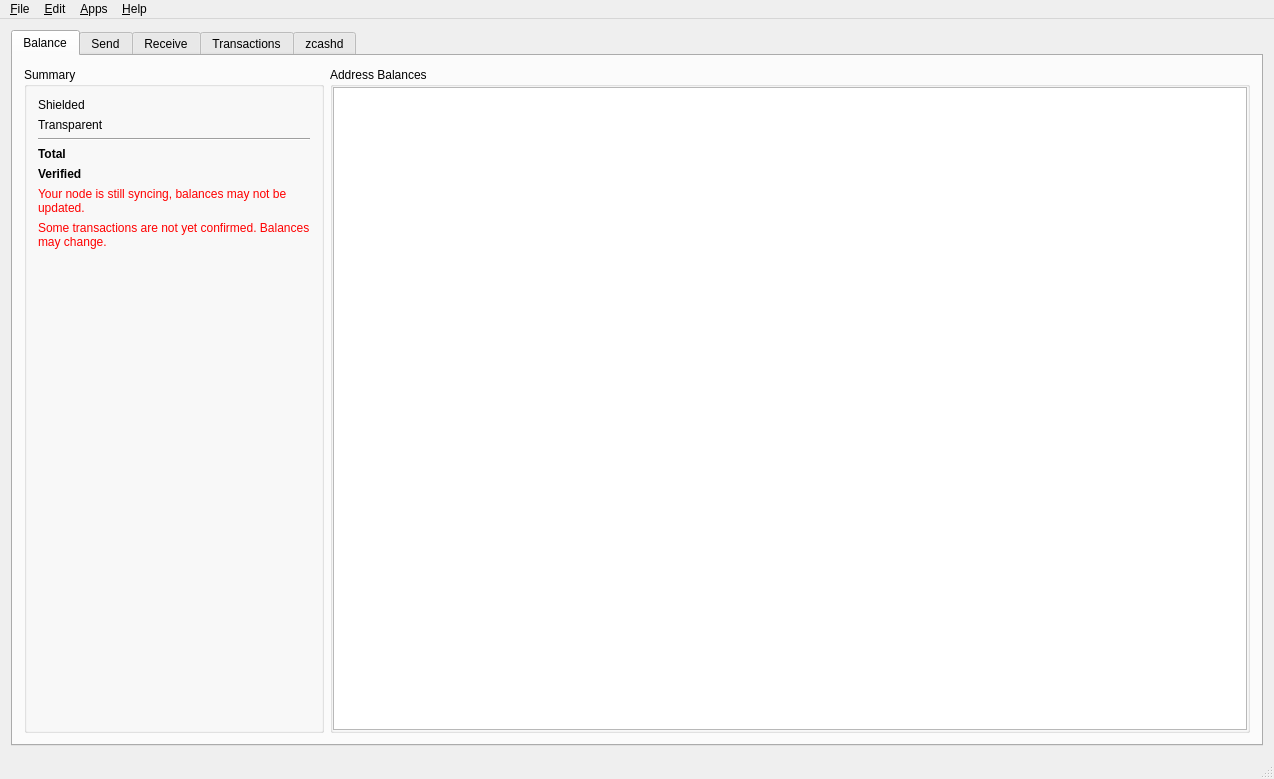
<?xml version="1.0" encoding="UTF-8"?>
<ui version="4.0">
 <class>MainWindow</class>
 <widget class="QMainWindow" name="MainWindow">
  <property name="geometry">
   <rect>
    <x>0</x>
    <y>0</y>
    <width>1274</width>
    <height>779</height>
   </rect>
  </property>
  <property name="windowTitle">
   <string>YecLite</string>
  </property>
  <property name="windowIcon">
   <iconset resource="../application.qrc">
    <normaloff>:/icons/res/icon.ico</normaloff>:/icons/res/icon.ico</iconset>
  </property>
  <widget class="QWidget" name="centralWidget">
   <layout class="QGridLayout" name="gridLayout_3">
    <item row="0" column="0">
     <widget class="QTabWidget" name="tabWidget">
      <property name="currentIndex">
       <number>0</number>
      </property>
      <widget class="QWidget" name="tab">
       <attribute name="title">
        <string>Balance</string>
       </attribute>
       <layout class="QGridLayout" name="gridLayout_2">
        <item row="0" column="0">
         <layout class="QHBoxLayout" name="horizontalLayout_5">
          <item>
           <widget class="QGroupBox" name="groupBox">
            <property name="minimumSize">
             <size>
              <width>250</width>
              <height>0</height>
             </size>
            </property>
            <property name="title">
             <string>Summary</string>
            </property>
            <property name="flat">
             <bool>false</bool>
            </property>
            <layout class="QGridLayout" name="gridLayout">
             <item row="0" column="0">
              <layout class="QVBoxLayout" name="verticalLayout">
               <item>
                <layout class="QHBoxLayout" name="horizontalLayout">
                 <item>
                  <widget class="QLabel" name="label">
                   <property name="sizePolicy">
                    <sizepolicy hsizetype="Minimum" vsizetype="Preferred">
                     <horstretch>0</horstretch>
                     <verstretch>0</verstretch>
                    </sizepolicy>
                   </property>
                   <property name="text">
                    <string>Shielded</string>
                   </property>
                  </widget>
                 </item>
                 <item>
                  <widget class="QLabel" name="balSheilded">
                   <property name="text">
                    <string/>
                   </property>
                   <property name="alignment">
                    <set>Qt::AlignRight|Qt::AlignTrailing|Qt::AlignVCenter</set>
                   </property>
                  </widget>
                 </item>
                </layout>
               </item>
               <item>
                <layout class="QHBoxLayout" name="horizontalLayout_2">
                 <item>
                  <widget class="QLabel" name="label_2">
                   <property name="sizePolicy">
                    <sizepolicy hsizetype="Minimum" vsizetype="Preferred">
                     <horstretch>0</horstretch>
                     <verstretch>0</verstretch>
                    </sizepolicy>
                   </property>
                   <property name="text">
                    <string>Transparent</string>
                   </property>
                  </widget>
                 </item>
                 <item>
                  <widget class="QLabel" name="balTransparent">
                   <property name="text">
                    <string/>
                   </property>
                   <property name="alignment">
                    <set>Qt::AlignRight|Qt::AlignTrailing|Qt::AlignVCenter</set>
                   </property>
                  </widget>
                 </item>
                </layout>
               </item>
               <item>
                <widget class="Line" name="line">
                 <property name="orientation">
                  <enum>Qt::Horizontal</enum>
                 </property>
                </widget>
               </item>
               <item>
                <layout class="QHBoxLayout" name="horizontalLayout_3">
                 <item>
                  <widget class="QLabel" name="label_3">
                   <property name="sizePolicy">
                    <sizepolicy hsizetype="Minimum" vsizetype="Preferred">
                     <horstretch>0</horstretch>
                     <verstretch>0</verstretch>
                    </sizepolicy>
                   </property>
                   <property name="font">
                    <font>
                     <weight>75</weight>
                     <bold>true</bold>
                    </font>
                   </property>
                   <property name="text">
                    <string>Total</string>
                   </property>
                  </widget>
                 </item>
                 <item>
                  <widget class="QLabel" name="balTotal">
                   <property name="font">
                    <font>
                     <weight>75</weight>
                     <bold>true</bold>
                    </font>
                   </property>
                   <property name="text">
                    <string/>
                   </property>
                   <property name="alignment">
                    <set>Qt::AlignRight|Qt::AlignTrailing|Qt::AlignVCenter</set>
                   </property>
                  </widget>
                 </item>
                </layout>
               </item>
               <item>
                <layout class="QHBoxLayout" name="horizontalLayout_17">
                 <item>
                  <widget class="QLabel" name="label_15">
                   <property name="font">
                    <font>
                     <weight>75</weight>
                     <bold>true</bold>
                    </font>
                   </property>
                   <property name="text">
                    <string>Verified</string>
                   </property>
                  </widget>
                 </item>
                 <item>
                  <widget class="QLabel" name="balVerified">
                   <property name="font">
                    <font>
                     <weight>75</weight>
                     <bold>true</bold>
                    </font>
                   </property>
                   <property name="text">
                    <string/>
                   </property>
                   <property name="alignment">
                    <set>Qt::AlignRight|Qt::AlignTrailing|Qt::AlignVCenter</set>
                   </property>
                  </widget>
                 </item>
                </layout>
               </item>
               <item>
                <widget class="QLabel" name="lblSyncWarning">
                 <property name="styleSheet">
                  <string notr="true">color:red;</string>
                 </property>
                 <property name="text">
                  <string>Your node is still syncing, balances may not be updated.</string>
                 </property>
                 <property name="wordWrap">
                  <bool>true</bool>
                 </property>
                </widget>
               </item>
               <item>
                <widget class="QLabel" name="unconfirmedWarning">
                 <property name="sizePolicy">
                  <sizepolicy hsizetype="Minimum" vsizetype="Preferred">
                   <horstretch>0</horstretch>
                   <verstretch>0</verstretch>
                  </sizepolicy>
                 </property>
                 <property name="styleSheet">
                  <string notr="true">color: red;</string>
                 </property>
                 <property name="text">
                  <string>Some transactions are not yet confirmed. Balances may change.</string>
                 </property>
                 <property name="wordWrap">
                  <bool>true</bool>
                 </property>
                </widget>
               </item>
               <item>
                <spacer name="verticalSpacer">
                 <property name="orientation">
                  <enum>Qt::Vertical</enum>
                 </property>
                 <property name="sizeHint" stdset="0">
                  <size>
                   <width>20</width>
                   <height>40</height>
                  </size>
                 </property>
                </spacer>
               </item>
              </layout>
             </item>
            </layout>
           </widget>
          </item>
          <item>
           <widget class="QGroupBox" name="groupBox_2">
            <property name="sizePolicy">
             <sizepolicy hsizetype="Expanding" vsizetype="Preferred">
              <horstretch>0</horstretch>
              <verstretch>0</verstretch>
             </sizepolicy>
            </property>
            <property name="title">
             <string>Address Balances</string>
            </property>
            <layout class="QHBoxLayout" name="horizontalLayout_4">
             <property name="spacing">
              <number>6</number>
             </property>
             <property name="leftMargin">
              <number>0</number>
             </property>
             <property name="topMargin">
              <number>0</number>
             </property>
             <property name="rightMargin">
              <number>0</number>
             </property>
             <property name="bottomMargin">
              <number>0</number>
             </property>
             <item>
              <widget class="QTableView" name="balancesTable">
               <property name="selectionMode">
                <enum>QAbstractItemView::SingleSelection</enum>
               </property>
               <property name="selectionBehavior">
                <enum>QAbstractItemView::SelectRows</enum>
               </property>
               <property name="cornerButtonEnabled">
                <bool>false</bool>
               </property>
               <attribute name="horizontalHeaderShowSortIndicator" stdset="0">
                <bool>false</bool>
               </attribute>
               <attribute name="horizontalHeaderStretchLastSection">
                <bool>true</bool>
               </attribute>
               <attribute name="verticalHeaderVisible">
                <bool>false</bool>
               </attribute>
              </widget>
             </item>
            </layout>
           </widget>
          </item>
         </layout>
        </item>
       </layout>
      </widget>
      <widget class="QWidget" name="tab_2">
       <attribute name="title">
        <string>Send</string>
       </attribute>
       <layout class="QVBoxLayout" name="verticalLayout_4">
        <item>
         <widget class="QGroupBox" name="groupBox_4">
          <property name="autoFillBackground">
           <bool>false</bool>
          </property>
          <property name="title">
           <string/>
          </property>
          <property name="flat">
           <bool>false</bool>
          </property>
          <layout class="QHBoxLayout" name="horizontalLayout_8">
           <item>
            <spacer name="horizontalSpacer_6">
             <property name="orientation">
              <enum>Qt::Horizontal</enum>
             </property>
             <property name="sizeHint" stdset="0">
              <size>
               <width>40</width>
               <height>20</height>
              </size>
             </property>
            </spacer>
           </item>
           <item>
            <widget class="QLabel" name="label_5">
             <property name="font">
              <font>
               <weight>75</weight>
               <bold>true</bold>
              </font>
             </property>
             <property name="text">
              <string>Total verified funds available:</string>
             </property>
            </widget>
           </item>
           <item>
            <widget class="QLabel" name="txtAvailableZEC">
             <property name="text">
              <string/>
             </property>
            </widget>
           </item>
           <item>
            <widget class="QLabel" name="txtAvailableUSD">
             <property name="text">
              <string/>
             </property>
            </widget>
           </item>
           <item>
            <spacer name="horizontalSpacer_8">
             <property name="orientation">
              <enum>Qt::Horizontal</enum>
             </property>
             <property name="sizeHint" stdset="0">
              <size>
               <width>40</width>
               <height>20</height>
              </size>
             </property>
            </spacer>
           </item>
          </layout>
         </widget>
        </item>
        <item>
         <widget class="QGroupBox" name="groupBox_3">
          <property name="title">
           <string>Send To</string>
          </property>
          <property name="flat">
           <bool>false</bool>
          </property>
          <layout class="QVBoxLayout" name="verticalLayout_3">
           <property name="leftMargin">
            <number>0</number>
           </property>
           <property name="topMargin">
            <number>0</number>
           </property>
           <property name="rightMargin">
            <number>0</number>
           </property>
           <property name="bottomMargin">
            <number>0</number>
           </property>
           <item>
            <widget class="QScrollArea" name="sendToScrollArea">
             <property name="sizeAdjustPolicy">
              <enum>QAbstractScrollArea::AdjustToContents</enum>
             </property>
             <property name="widgetResizable">
              <bool>true</bool>
             </property>
             <widget class="QWidget" name="sendToWidgets">
              <property name="geometry">
               <rect>
                <x>0</x>
                <y>0</y>
                <width>1226</width>
                <height>504</height>
               </rect>
              </property>
              <layout class="QVBoxLayout" name="sendToLayout">
               <item>
                <widget class="QGroupBox" name="verticalGroupBox">
                 <property name="title">
                  <string>Recipient</string>
                 </property>
                 <layout class="QVBoxLayout" name="sendAddressLayout">
                  <item>
                   <layout class="QHBoxLayout" name="horizontalLayout_12">
                    <item>
                     <widget class="QLabel" name="label_4">
                      <property name="text">
                       <string>Address</string>
                      </property>
                     </widget>
                    </item>
                    <item>
                     <widget class="QLineEdit" name="Address1">
                      <property name="placeholderText">
                       <string>Address</string>
                      </property>
                     </widget>
                    </item>
                    <item>
                     <widget class="QPushButton" name="AddressBook1">
                      <property name="text">
                       <string>Address Book</string>
                      </property>
                     </widget>
                    </item>
                   </layout>
                  </item>
                  <item>
                   <layout class="QHBoxLayout" name="horizontalLayout_13">
                    <item>
                     <widget class="QLabel" name="label_6">
                      <property name="text">
                       <string>Amount</string>
                      </property>
                     </widget>
                    </item>
                    <item>
                     <widget class="QLineEdit" name="Amount1">
                      <property name="baseSize">
                       <size>
                        <width>200</width>
                        <height>0</height>
                       </size>
                      </property>
                      <property name="alignment">
                       <set>Qt::AlignRight|Qt::AlignTrailing|Qt::AlignVCenter</set>
                      </property>
                      <property name="placeholderText">
                       <string>Amount</string>
                      </property>
                     </widget>
                    </item>
                    <item>
                     <widget class="QLabel" name="AmtUSD1">
                      <property name="text">
                       <string/>
                      </property>
                     </widget>
                    </item>
                    <item>
                     <widget class="QCheckBox" name="Max1">
                      <property name="text">
                       <string>Max Available</string>
                      </property>
                     </widget>
                    </item>
                    <item>
                     <spacer name="horizontalSpacer_4">
                      <property name="orientation">
                       <enum>Qt::Horizontal</enum>
                      </property>
                      <property name="sizeHint" stdset="0">
                       <size>
                        <width>40</width>
                        <height>20</height>
                       </size>
                      </property>
                     </spacer>
                    </item>
                    <item>
                     <widget class="QPushButton" name="MemoBtn1">
                      <property name="enabled">
                       <bool>true</bool>
                      </property>
                      <property name="toolTip">
                       <string/>
                      </property>
                      <property name="text">
                       <string>Memo</string>
                      </property>
                     </widget>
                    </item>
                   </layout>
                  </item>
                  <item>
                   <widget class="QLabel" name="MemoTxt1">
                    <property name="font">
                     <font>
                      <pointsize>10</pointsize>
                     </font>
                    </property>
                    <property name="text">
                     <string/>
                    </property>
                    <property name="wordWrap">
                     <bool>true</bool>
                    </property>
                   </widget>
                  </item>
                 </layout>
                </widget>
               </item>
               <item>
                <layout class="QHBoxLayout" name="horizontalLayout_7">
                 <item>
                  <spacer name="horizontalSpacer_2">
                   <property name="orientation">
                    <enum>Qt::Horizontal</enum>
                   </property>
                   <property name="sizeHint" stdset="0">
                    <size>
                     <width>40</width>
                     <height>20</height>
                    </size>
                   </property>
                  </spacer>
                 </item>
                 <item>
                  <widget class="QPushButton" name="addAddressButton">
                   <property name="baseSize">
                    <size>
                     <width>200</width>
                     <height>0</height>
                    </size>
                   </property>
                   <property name="text">
                    <string>Add Recipient</string>
                   </property>
                  </widget>
                 </item>
                 <item>
                  <spacer name="horizontalSpacer_3">
                   <property name="orientation">
                    <enum>Qt::Horizontal</enum>
                   </property>
                   <property name="sizeHint" stdset="0">
                    <size>
                     <width>40</width>
                     <height>20</height>
                    </size>
                   </property>
                  </spacer>
                 </item>
                </layout>
               </item>
               <item>
                <spacer name="verticalSpacer_2">
                 <property name="orientation">
                  <enum>Qt::Vertical</enum>
                 </property>
                 <property name="sizeHint" stdset="0">
                  <size>
                   <width>20</width>
                   <height>40</height>
                  </size>
                 </property>
                </spacer>
               </item>
              </layout>
             </widget>
            </widget>
           </item>
          </layout>
         </widget>
        </item>
        <item>
         <layout class="QHBoxLayout" name="layoutSendRecurring">
          <item>
           <widget class="QCheckBox" name="chkRecurring">
            <property name="text">
             <string>Recurring payment</string>
            </property>
           </widget>
          </item>
          <item>
           <widget class="QLabel" name="lblRecurDesc">
            <property name="text">
             <string>Every month, starting 12-May-2012, for 6 payments</string>
            </property>
           </widget>
          </item>
          <item>
           <widget class="QPushButton" name="btnRecurSchedule">
            <property name="text">
             <string>Edit Schedule</string>
            </property>
            <property name="checkable">
             <bool>false</bool>
            </property>
            <property name="checked">
             <bool>false</bool>
            </property>
           </widget>
          </item>
          <item>
           <spacer name="horizontalSpacer_7">
            <property name="orientation">
             <enum>Qt::Horizontal</enum>
            </property>
            <property name="sizeHint" stdset="0">
             <size>
              <width>40</width>
              <height>20</height>
             </size>
            </property>
           </spacer>
          </item>
         </layout>
        </item>
        <item>
         <layout class="QHBoxLayout" name="horizontalLayout_6">
          <item>
           <widget class="QLabel" name="minerFeeLabel">
            <property name="text">
             <string>Miner Fee</string>
            </property>
           </widget>
          </item>
          <item>
           <widget class="QLineEdit" name="minerFeeAmt">
            <property name="sizePolicy">
             <sizepolicy hsizetype="Preferred" vsizetype="Fixed">
              <horstretch>0</horstretch>
              <verstretch>0</verstretch>
             </sizepolicy>
            </property>
            <property name="text">
             <string>0</string>
            </property>
           </widget>
          </item>
          <item>
           <widget class="QLabel" name="lblMinerFeeUSD">
            <property name="text">
             <string/>
            </property>
           </widget>
          </item>
          <item>
           <widget class="QLabel" name="label_17">
            <property name="text">
             <string notr="true"/>
            </property>
           </widget>
          </item>
          <item>
           <spacer name="horizontalSpacer">
            <property name="orientation">
             <enum>Qt::Horizontal</enum>
            </property>
            <property name="sizeHint" stdset="0">
             <size>
              <width>40</width>
              <height>20</height>
             </size>
            </property>
           </spacer>
          </item>
          <item>
           <widget class="QPushButton" name="sendTransactionButton">
            <property name="baseSize">
             <size>
              <width>100</width>
              <height>0</height>
             </size>
            </property>
            <property name="text">
             <string>Send</string>
            </property>
            <property name="flat">
             <bool>false</bool>
            </property>
           </widget>
          </item>
          <item>
           <widget class="QPushButton" name="cancelSendButton">
            <property name="baseSize">
             <size>
              <width>100</width>
              <height>0</height>
             </size>
            </property>
            <property name="text">
             <string>Cancel</string>
            </property>
           </widget>
          </item>
         </layout>
        </item>
       </layout>
      </widget>
      <widget class="QWidget" name="tab_3">
       <attribute name="title">
        <string>Receive</string>
       </attribute>
       <layout class="QVBoxLayout" name="verticalLayout_5">
        <item>
         <layout class="QVBoxLayout" name="verticalLayout_8">
          <item>
           <widget class="QGroupBox" name="groupBox_6">
            <property name="title">
             <string>Address Type</string>
            </property>
            <property name="flat">
             <bool>false</bool>
            </property>
            <property name="checkable">
             <bool>false</bool>
            </property>
            <layout class="QVBoxLayout" name="verticalLayout_9">
             <item>
              <layout class="QHBoxLayout" name="horizontalLayout_9">
               <item>
                <widget class="QRadioButton" name="rdioZSAddr">
                 <property name="text">
                  <string>z-Addr</string>
                 </property>
                </widget>
               </item>
               <item>
                <widget class="QRadioButton" name="rdioTAddr">
                 <property name="sizePolicy">
                  <sizepolicy hsizetype="Preferred" vsizetype="Fixed">
                   <horstretch>0</horstretch>
                   <verstretch>0</verstretch>
                  </sizepolicy>
                 </property>
                 <property name="text">
                  <string>t-Addr</string>
                 </property>
                </widget>
               </item>
              </layout>
             </item>
             <item>
              <layout class="QHBoxLayout" name="horizontalLayout_10">
               <item>
                <widget class="AddressCombo" name="listReceiveAddresses">
                 <property name="sizePolicy">
                  <sizepolicy hsizetype="Expanding" vsizetype="Fixed">
                   <horstretch>0</horstretch>
                   <verstretch>0</verstretch>
                  </sizepolicy>
                 </property>
                 <property name="duplicatesEnabled">
                  <bool>false</bool>
                 </property>
                </widget>
               </item>
               <item>
                <widget class="QPushButton" name="btnReceiveNewAddr">
                 <property name="text">
                  <string>New Address</string>
                 </property>
                </widget>
               </item>
               <item>
                <widget class="QPushButton" name="btnViewAllAddresses">
                 <property name="text">
                  <string>View All Addresses</string>
                 </property>
                </widget>
               </item>
              </layout>
             </item>
            </layout>
           </widget>
          </item>
          <item>
           <layout class="QHBoxLayout" name="horizontalLayout_11">
            <item>
             <layout class="QVBoxLayout" name="verticalLayout_10">
              <item>
               <layout class="QGridLayout" name="gridLayout_4">
                <item row="1" column="0">
                 <widget class="QLabel" name="label_7">
                  <property name="text">
                   <string>Label</string>
                  </property>
                 </widget>
                </item>
                <item row="1" column="2">
                 <widget class="QPushButton" name="rcvUpdateLabel">
                  <property name="text">
                   <string>Update Label</string>
                  </property>
                 </widget>
                </item>
                <item row="2" column="1" colspan="2">
                 <widget class="QLabel" name="rcvBal">
                  <property name="text">
                   <string/>
                  </property>
                 </widget>
                </item>
                <item row="2" column="0">
                 <widget class="QLabel" name="label_21">
                  <property name="text">
                   <string>Address balance</string>
                  </property>
                 </widget>
                </item>
                <item row="1" column="1">
                 <widget class="QLineEdit" name="rcvLabel">
                  <property name="maxLength">
                   <number>40</number>
                  </property>
                  <property name="placeholderText">
                   <string>Optional</string>
                  </property>
                 </widget>
                </item>
                <item row="0" column="1" colspan="2">
                 <widget class="QPlainTextEdit" name="txtReceive">
                  <property name="sizePolicy">
                   <sizepolicy hsizetype="Expanding" vsizetype="Preferred">
                    <horstretch>0</horstretch>
                    <verstretch>0</verstretch>
                   </sizepolicy>
                  </property>
                  <property name="readOnly">
                   <bool>true</bool>
                  </property>
                 </widget>
                </item>
                <item row="3" column="1" colspan="2">
                 <layout class="QHBoxLayout" name="horizontalLayout_16">
                  <item>
                   <widget class="QPushButton" name="exportKey">
                    <property name="text">
                     <string>Export Private Key</string>
                    </property>
                   </widget>
                  </item>
                  <item>
                   <spacer name="horizontalSpacer_5">
                    <property name="orientation">
                     <enum>Qt::Horizontal</enum>
                    </property>
                    <property name="sizeHint" stdset="0">
                     <size>
                      <width>40</width>
                      <height>20</height>
                     </size>
                    </property>
                   </spacer>
                  </item>
                 </layout>
                </item>
                <item row="0" column="0">
                 <widget class="QLabel" name="label_10">
                  <property name="text">
                   <string>Address</string>
                  </property>
                  <property name="alignment">
                   <set>Qt::AlignLeading|Qt::AlignLeft|Qt::AlignTop</set>
                  </property>
                 </widget>
                </item>
               </layout>
              </item>
              <item>
               <widget class="QLabel" name="lblSyncWarningReceive">
                <property name="styleSheet">
                 <string notr="true">color: red;</string>
                </property>
                <property name="text">
                 <string>Your node is still syncing, balances may not be updated</string>
                </property>
               </widget>
              </item>
              <item>
               <spacer name="verticalSpacer_5">
                <property name="orientation">
                 <enum>Qt::Vertical</enum>
                </property>
                <property name="sizeHint" stdset="0">
                 <size>
                  <width>20</width>
                  <height>40</height>
                 </size>
                </property>
               </spacer>
              </item>
             </layout>
            </item>
            <item>
             <widget class="QRCodeLabel" name="qrcodeDisplay">
              <property name="sizePolicy">
               <sizepolicy hsizetype="Expanding" vsizetype="Expanding">
                <horstretch>0</horstretch>
                <verstretch>0</verstretch>
               </sizepolicy>
              </property>
              <property name="styleSheet">
               <string notr="true">background-color: #fff</string>
              </property>
              <property name="text">
               <string/>
              </property>
             </widget>
            </item>
           </layout>
          </item>
         </layout>
        </item>
       </layout>
      </widget>
      <widget class="QWidget" name="tab_4">
       <attribute name="title">
        <string>Transactions</string>
       </attribute>
       <layout class="QVBoxLayout" name="verticalLayout_2">
        <item>
         <widget class="QTableView" name="transactionsTable">
          <property name="selectionMode">
           <enum>QAbstractItemView::SingleSelection</enum>
          </property>
          <property name="selectionBehavior">
           <enum>QAbstractItemView::SelectRows</enum>
          </property>
          <attribute name="horizontalHeaderStretchLastSection">
           <bool>true</bool>
          </attribute>
         </widget>
        </item>
       </layout>
      </widget>
      <widget class="QWidget" name="tab_5">
       <attribute name="title">
        <string>zcashd</string>
       </attribute>
       <layout class="QVBoxLayout" name="verticalLayout_7">
        <item>
         <layout class="QHBoxLayout" name="horizontalLayout_14">
          <item>
           <widget class="FilledIconLabel" name="zcashdlogo">
            <property name="sizePolicy">
             <sizepolicy hsizetype="Expanding" vsizetype="Expanding">
              <horstretch>0</horstretch>
              <verstretch>0</verstretch>
             </sizepolicy>
            </property>
            <property name="text">
             <string/>
            </property>
            <property name="scaledContents">
             <bool>false</bool>
            </property>
           </widget>
          </item>
          <item>
           <widget class="QGroupBox" name="groupBox_5">
            <property name="title">
             <string/>
            </property>
            <layout class="QGridLayout" name="gridLayout_5">
             <item row="5" column="0" colspan="3">
              <widget class="QLabel" name="label_14">
               <property name="text">
                <string>You are currently not mining</string>
               </property>
              </widget>
             </item>
             <item row="6" column="0">
              <spacer name="verticalSpacer_4">
               <property name="orientation">
                <enum>Qt::Vertical</enum>
               </property>
               <property name="sizeHint" stdset="0">
                <size>
                 <width>20</width>
                 <height>40</height>
                </size>
               </property>
              </spacer>
             </item>
             <item row="2" column="2">
              <widget class="QLabel" name="numconnections">
               <property name="text">
                <string>Loading...</string>
               </property>
              </widget>
             </item>
             <item row="1" column="0">
              <widget class="QLabel" name="heightLabel">
               <property name="text">
                <string>Block height</string>
               </property>
              </widget>
             </item>
             <item row="3" column="2">
              <widget class="QLabel" name="solrate">
               <property name="text">
                <string>Loading...</string>
               </property>
              </widget>
             </item>
             <item row="3" column="0">
              <widget class="QLabel" name="label_12">
               <property name="text">
                <string>Network solution rate</string>
               </property>
              </widget>
             </item>
             <item row="2" column="0">
              <widget class="QLabel" name="label_8">
               <property name="text">
                <string>Connections</string>
               </property>
              </widget>
             </item>
             <item row="1" column="2">
              <widget class="QLabel" name="blockheight">
               <property name="text">
                <string>Loading...</string>
               </property>
              </widget>
             </item>
             <item row="4" column="0" colspan="3">
              <widget class="Line" name="line_2">
               <property name="orientation">
                <enum>Qt::Horizontal</enum>
               </property>
              </widget>
             </item>
             <item row="0" column="0">
              <spacer name="verticalSpacer_3">
               <property name="orientation">
                <enum>Qt::Vertical</enum>
               </property>
               <property name="sizeHint" stdset="0">
                <size>
                 <width>20</width>
                 <height>40</height>
                </size>
               </property>
              </spacer>
             </item>
             <item row="3" column="1">
              <widget class="QLabel" name="label_9">
               <property name="text">
                <string>|</string>
               </property>
              </widget>
             </item>
             <item row="2" column="1">
              <widget class="QLabel" name="label_11">
               <property name="text">
                <string>|</string>
               </property>
              </widget>
             </item>
             <item row="1" column="1">
              <widget class="QLabel" name="label_13">
               <property name="text">
                <string>|</string>
               </property>
              </widget>
             </item>
            </layout>
           </widget>
          </item>
         </layout>
        </item>
       </layout>
      </widget>
     </widget>
    </item>
   </layout>
  </widget>
  <widget class="QMenuBar" name="menuBar">
   <property name="geometry">
    <rect>
     <x>0</x>
     <y>0</y>
     <width>1274</width>
     <height>22</height>
    </rect>
   </property>
   <widget class="QMenu" name="menuFile">
    <property name="title">
     <string>&amp;File</string>
    </property>
    <addaction name="actionRequest_zcash"/>
    <addaction name="actionPay_URI"/>
    <addaction name="separator"/>
    <addaction name="actionExport_All_Private_Keys"/>
    <addaction name="actionExport_Seed"/>
    <addaction name="separator"/>
    <addaction name="actionExport_transactions"/>
    <addaction name="separator"/>
    <addaction name="actionExit"/>
   </widget>
   <widget class="QMenu" name="menuHelp">
    <property name="title">
     <string>&amp;Help</string>
    </property>
    <addaction name="actionDonate"/>
    <addaction name="actionCheck_for_Updates"/>
    <addaction name="actionFile_a_bug"/>
    <addaction name="actionAbout"/>
   </widget>
   <widget class="QMenu" name="menuApps">
    <property name="title">
     <string>&amp;Apps</string>
    </property>
    <addaction name="actionConnect_Mobile_App"/>
   </widget>
   <widget class="QMenu" name="menu_Edit">
    <property name="title">
     <string>&amp;Edit</string>
    </property>
    <addaction name="action_Address_Book"/>
    <addaction name="actionSettings"/>
    <addaction name="action_Recurring_Payments"/>
    <addaction name="separator"/>
    <addaction name="actionEncrypt_Wallet"/>
    <addaction name="actionRemove_Wallet_Encryption"/>
   </widget>
   <addaction name="menuFile"/>
   <addaction name="menu_Edit"/>
   <addaction name="menuApps"/>
   <addaction name="menuHelp"/>
  </widget>
  <widget class="QStatusBar" name="statusBar"/>
  <action name="actionExit">
   <property name="text">
    <string>E&amp;xit</string>
   </property>
  </action>
  <action name="actionAbout">
   <property name="text">
    <string>&amp;About</string>
   </property>
  </action>
  <action name="actionSettings">
   <property name="text">
    <string>&amp;Settings</string>
   </property>
   <property name="shortcut">
    <string>Ctrl+P</string>
   </property>
  </action>
  <action name="actionDonate">
   <property name="text">
    <string>&amp;Donate</string>
   </property>
  </action>
  <action name="actionCheck_for_Updates">
   <property name="text">
    <string>Check github.com for &amp;updates</string>
   </property>
  </action>
  <action name="actionExport_All_Private_Keys">
   <property name="text">
    <string>&amp;Export all private keys</string>
   </property>
  </action>
  <action name="action_Address_Book">
   <property name="text">
    <string>Address &amp;book</string>
   </property>
   <property name="shortcut">
    <string>Ctrl+B</string>
   </property>
  </action>
  <action name="actionExport_Seed">
   <property name="text">
    <string>&amp;Export seed phrase</string>
   </property>
  </action>
  <action name="actionExport_transactions">
   <property name="text">
    <string>Export transactions</string>
   </property>
  </action>
  <action name="actionPay_URI">
   <property name="text">
    <string>Pay ycash &amp;URI...</string>
   </property>
  </action>
  <action name="actionConnect_Mobile_App">
   <property name="text">
    <string>Connect mobile &amp;app</string>
   </property>
   <property name="shortcut">
    <string>Ctrl+M</string>
   </property>
  </action>
  <action name="action_Recurring_Payments">
   <property name="text">
    <string>&amp;Recurring Payments</string>
   </property>
  </action>
  <action name="actionRequest_zcash">
   <property name="text">
    <string>Request ycash...</string>
   </property>
  </action>
  <action name="actionFile_a_bug">
   <property name="text">
    <string>File a bug...</string>
   </property>
  </action>
  <action name="actionEncrypt_Wallet">
   <property name="text">
    <string>Encrypt Wallet</string>
   </property>
  </action>
  <action name="actionRemove_Wallet_Encryption">
   <property name="text">
    <string>Remove Wallet Encryption</string>
   </property>
  </action>
 </widget>
 <layoutdefault spacing="6" margin="11"/>
 <customwidgets>
  <customwidget>
   <class>AddressCombo</class>
   <extends>QComboBox</extends>
   <header>addresscombo.h</header>
  </customwidget>
  <customwidget>
   <class>QRCodeLabel</class>
   <extends>QLabel</extends>
   <header>qrcodelabel.h</header>
  </customwidget>
  <customwidget>
   <class>FilledIconLabel</class>
   <extends>QLabel</extends>
   <header>fillediconlabel.h</header>
  </customwidget>
 </customwidgets>
 <tabstops>
  <tabstop>tabWidget</tabstop>
  <tabstop>Address1</tabstop>
  <tabstop>Amount1</tabstop>
  <tabstop>Max1</tabstop>
  <tabstop>AddressBook1</tabstop>
  <tabstop>MemoBtn1</tabstop>
  <tabstop>addAddressButton</tabstop>
  <tabstop>sendTransactionButton</tabstop>
  <tabstop>cancelSendButton</tabstop>
  <tabstop>rdioZSAddr</tabstop>
  <tabstop>rdioTAddr</tabstop>
  <tabstop>listReceiveAddresses</tabstop>
  <tabstop>btnReceiveNewAddr</tabstop>
  <tabstop>txtReceive</tabstop>
  <tabstop>rcvLabel</tabstop>
  <tabstop>rcvUpdateLabel</tabstop>
  <tabstop>transactionsTable</tabstop>
  <tabstop>balancesTable</tabstop>
  <tabstop>minerFeeAmt</tabstop>
  <tabstop>sendToScrollArea</tabstop>
 </tabstops>
 <resources>
  <include location="../application.qrc"/>
 </resources>
 <connections/>
</ui>
